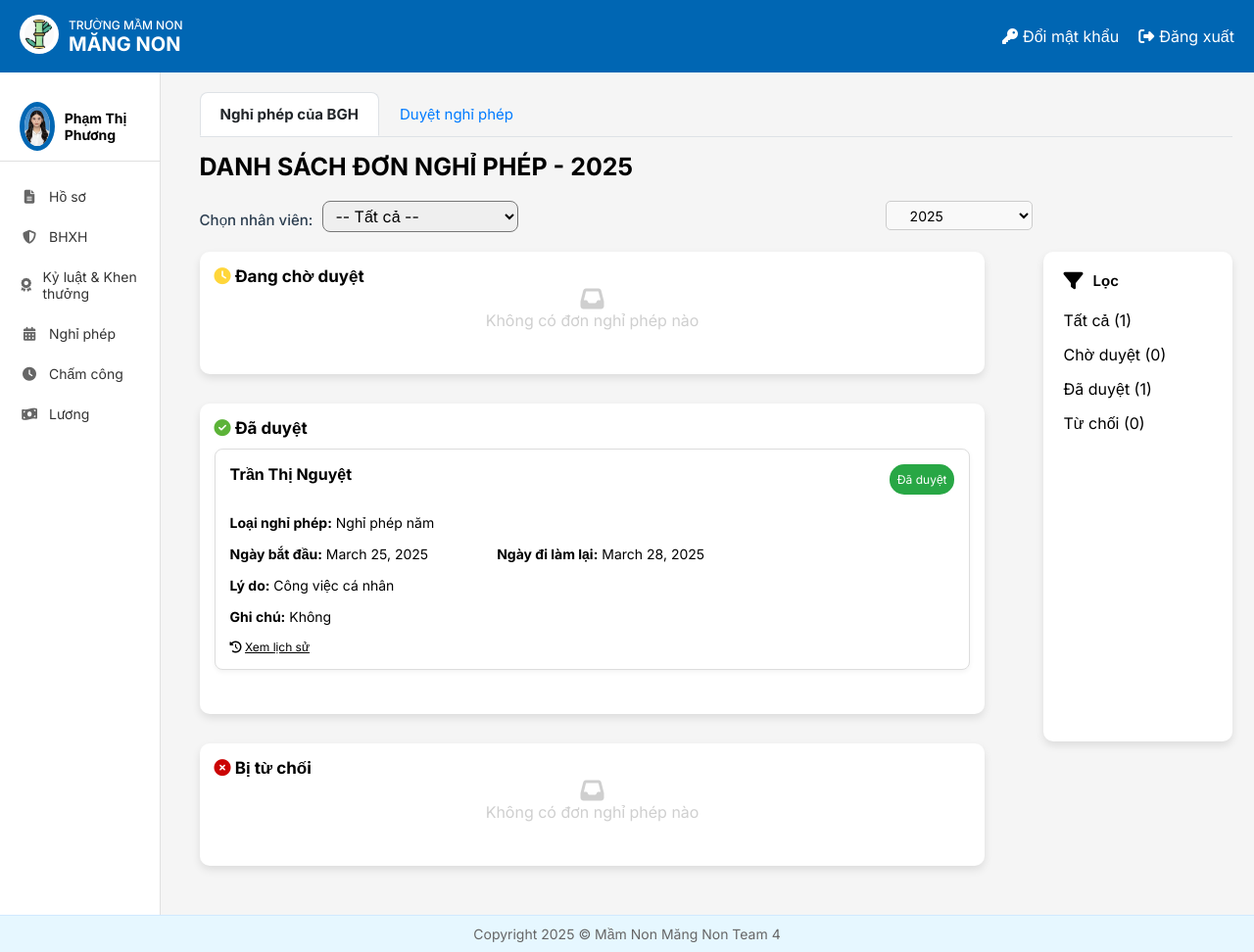
/home/hieutruong/NghiPhep/ (signed in), run on the app's committed database.
### HOME/models.py (models this page shows, shortened)
class NhanVien(models.Model):
 user = models.OneToOneField(User, on_delete=models.CASCADE, unique=True, null=False, related_name='nhanvien_home')
 ten_nv = models.CharField(max_length=100)
 anh_ca_nhan = models.ImageField(upload_to='nhanvien/', null=True, blank=True)
 gioi_tinh = models.CharField(max_length=10, choices=[('2', 'Nam'), ('1', 'Nữ')],default='1')
 ngay_sinh = models.DateField(null=True)
 vi_tri_cong_viec = models.CharField(max_length=100, blank=True, null=True)
 to_phong_ban = models.CharField(max_length=50, choices=TO_PHONG_BAN_CHOICES)
 trinh_do_hoc_van = models.CharField(max_length=50, choices=TRINH_DO_HOC_VAN_CHOICES)
 chuyen_nganh = models.CharField(max_length=100, null=True)
 noi_dao_tao = models.CharField(max_length=100)
 nam_tn = models.IntegerField(null=True)
 ngay_cap = models.DateField(null=True)
 noi_cap = models.CharField(max_length=100)
 dia_chi_tam_tru = models.TextField(null=True)
 chuc_vu = models.CharField(max_length=150, null=True)
 so_dien_thoai = models.CharField(
     max_length=10,
     unique=True)
 email = models.EmailField(unique=True, max_length=50, null=True)
 so_cccd = models.CharField(
     max_length=12,
     unique=True
 )
 phu_caps = models.ManyToManyField(PhuCap, through='PhuCapNhanVien',blank=True)
 class Meta:
     db_table = 'HOME_nhanvien'

class NghiPhep(models.Model):
   nhan_vien = models.ForeignKey(NhanVien, on_delete=models.CASCADE, related_name='nguoi_tao_don')
   loai_nghi = models.CharField(max_length=100)
   ngay_bat_dau = models.DateField(null=True)
   ngay_ket_thuc = models.DateField(null=True)
   ly_do = models.TextField()
   trang_thai_don = models.CharField(max_length=50, default='Đang chờ duyệt')
   ghi_chu = models.TextField(blank=True, null=True)
   ngay_tao_don = models.DateTimeField(null=True)
   ngay_chinh_sua = models.DateTimeField(null=True)
   nguoi_duyet = models.ForeignKey(NhanVien, null = True, on_delete=models.CASCADE, related_name='nguoi_duyet_don')
   ngay_duyet = models.DateField(blank=True, null=True)

### NghiPhep/views.py (the view)
# urls.py: path('home/hieutruong/NghiPhep/', NghiPhep_list_hieutruong, name='DanhSachNP_HT'),#hieutruong
@login_required
@permission_required('HOME.view_edit_list_nghiphep_bgh')
def NghiPhep_list_hieutruong(request):
    nhanvien = get_object_or_404(NhanVien, user=request.user)
    thong_tin = DS_NV_quan_ly(request, nhanvien)
    nhan_vien_quan_ly = thong_tin['nhan_vien_BGH']
    year = request.GET.get('year')
    if year is None:
        year = now().year
    else:
        year = int(year)
    danh_sach = NghiPhep.objects.filter(nhan_vien__in=nhan_vien_quan_ly, ngay_tao_don__year=year).order_by('-ngay_tao_don')
    status_labels = ['Đang chờ duyệt', 'Đã duyệt', 'Bị từ chối']
    nghiphep_list = {}
    for status in status_labels:
        nghiphep_list[status] = NghiPhep.objects.filter(trang_thai_don=status, ngay_tao_don__year=year,
                                                        nhan_vien__in=nhan_vien_quan_ly).order_by('-ngay_tao_don')
    formghichu = Ghichu(request.GET)
    context = {
        'nghiphep': nghiphep_list,
        'formghichu': formghichu,
        **DS_NV_quan_ly(request, nhanvien),
        'so_don': danh_sach.count(),
        'so_don_dang_duyet': danh_sach.filter(trang_thai_don='Đang chờ duyệt'),
        'so_don_da_duyet': danh_sach.filter(trang_thai_don='Đã duyệt'),
        'so_don_dang_bi_tu_choi': danh_sach.filter(trang_thai_don='Bị từ chối'),
        'nhan_vien': nhanvien,
        'nhan_vien_quan_ly': nhan_vien_quan_ly,
    }
    return render(request, 'NghiPhep/NP_list_hieutruong.html', context)

### templates/NghiPhep/NP_list_hieutruong.html (shortened to what this page needs)
{% extends 'NghiPhep/NP_list_admin.html' %}
{% block locdanhsach %}
<div class="ndungloc" style="width:20%; max-height: 500px;">
   <div class="TitleLoc" style="display: flex; gap: 10px; align-items: left;">
        <i class="fa-sharp fa-solid fa-filter" style="font-size: 20px;"></i>
        <p style="margin: 0; font-size: 15px; font-weight: 600;">Lọc</p>
    </div>
    <ul id="dongloc" style="width: 80%; margin-top: 20px; ">
        <li class="loc" >
            <a href="{% url 'DanhSachNP_HT'  %}?year={{ year }}" class="font-bold hover:text-blue-600">
                Tất cả ({{ so_don }})
            </a>
        </li >
        <li class="loc">
            <a href="{% url 'loc_don_nghi_phep_hieutruong' %}?trang_thai=Đang chờ duyệt&year={{ year }}" class=" font-bold hover:text-blue-600">
                Chờ duyệt ({{ so_don_dang_duyet.count }})
            </a>
        </li>
        <li class="loc">
            <a href="{% url 'loc_don_nghi_phep_hieutruong' %}?trang_thai=Đã duyệt&year={{ year }}" class=" font-bold hover:text-blue-600">
                Đã duyệt ({{ so_don_da_duyet.count }})
            </a>
        </li >
        <li class="loc">
            <a href="{% url 'loc_don_nghi_phep_hieutruong' %}?trang_thai=Bị từ chối&year={{ year }}" class=" font-bold hover:text-blue-600">
                Từ chối ({{ so_don_dang_bi_tu_choi.count }})
            </a>
        </li>
    </ul>
</div>
{% endblock %}
{% block header %}
     <form class="Search" action="{% url 'TimKiemNV_HT' %}" style="margin-bottom: 20px">
        <label  style="font-weight: 500; margin-bottom: 0;">Chọn nhân viên:</label>
        <select name="nhan_vien" id="nhan_vien" style="width: 200px; padding: 4px 8px; border-radius: 8px; font-size: 16px;" onchange="this.form.submit()">
            <option value="">-- Tất cả --</option>
          </select>
    </form>
    <form method="get"
          action="{% url 'DanhSachNP_HT' %}"
          style="width:30%; height: 15px" xmlns:nv.id xmlns:nv.id>
            <select name="year" class="form-control" onchange="this.form.submit()"  style="height: 30px; font-size: 14px; padding: 0px 20px;border-radius: 5px;width: 50%;">
                {% for y in years %}
                    <option value="{{ y }}" {% if y == year %}selected{% endif %}>{{ y }}</option>
                {% endfor %}
            </select>
        </form>
{% endblock %}

### templates/NghiPhep/NP_list_admin.html (shortened to what this page needs)
{% extends 'NghiPhep/NP_list.html' %}
{% block content %}
<div class="" >
    <div class="button">
        {% block titleNP %}
        <div class="titleNP" style="width: 70% " onclick="window.location.href='{% url 'DanhSachNP' %}'">DANH SÁCH ĐƠN NGHỈ PHÉP - {{year}}</div>
        {% endblock %}
    </div>
     <div class="Search" style="width: 1000px; display: flex; justify-content: space-between;">
         {% block header %}{% endblock %}
     </div>
    <div class="ndung" style='display: flex; gap: 60px;  '>
            <div class="ndungNP" style="width: 900px">
                {% for status, danh_sach in nghiphep.items %}
                    <div class="card" style="margin-bottom: 30px;width:100%; background-color: #ffffff; padding: 15px; border-radius: 10px; box-shadow: 0px 4px 8px rgba(0, 0, 0, 0.1);">
                        <div class="card-header">
                            <h2 class="card-title">
                                {% if status == 'Đang chờ duyệt' %}
                                    <i class="fas fa-clock status-icon pending" style="color: #FFD63A"></i>
                                {% elif status == 'Đã duyệt' %}
                                    <i class="fas fa-check-circle status-icon approved" style="color: #5CB338"></i>
                                {% elif status == 'Bị từ chối' %}
                                    <i class="fas fa-times-circle status-icon rejected" style="color: #CB0404"></i>
                                {% endif %}
                                {{status}}
                            </h2>
                        </div>
                        <div class="card-body" style="margin-bottom: 30px; ">
                            {% if danh_sach %}
                                <div class="leave-list">
                                    {% for item in danh_sach %}
                                        <div class="leave-item" style="border: 1px solid #ddd;
                                                                border-radius: 8px;
                                                                padding: 15px;
                                                                background-color: #fff;
                                                                box-shadow: 0 2px 5px rgba(0, 0, 0, 0.05);
                                                                margin-bottom: 20px; margin-top: 10px" >
                                            <div class="leave-header" >
                                                <div class="employee-name" style="display: flex; justify-content: space-between;align-item:center">
                                                    <span class="tennhanvien" style="font-size: 16px; font-weight: bold">{{ item.nhan_vien.ten_nv }}</span>
                                                    <span class="badge {% if status == 'Đang chờ duyệt' %}badge-warning{% elif status == 'Đã duyệt' %}badge-success{% else %}badge-danger{% endif %}">
                                                    {{status}}
                                                    </span>
                                                </div>
                                            </div>
                                            <div class="leave-body" style="">
                                                <div class="leave-details" style="margin-top: 20px; font-size: 14px" >
                                                    <div class="detail-group">
                                                        <p><strong >Loại nghỉ phép:</strong> {{item.loai_nghi }}</p>
                                                    </div>
                                                    <div class="detail-group" style="display: flex; gap: 70px">
                                                        <p><strong >Ngày bắt đầu:</strong> {{ item.ngay_bat_dau }}</p>
                                                        <p><strong>Ngày đi làm lại:</strong> {{ item.ngay_ket_thuc }}</p>
                                                    </div>
                                                    <div class="detail-group">
                                                        <p><strong>Lý do:</strong> {{ item.ly_do }}</p>
                                                    </div>
                                                    {% if item.trang_thai_don == 'Đang chờ duyệt' %}
                                                        <div class="detail-group">
                                                            <form method="post" action="{% url 'XulyNP' item.id %}" style="width: 100%;">
                                                                {% csrf_token %}
                                                                <div class="inputghichu">
                                                                    <p><strong>Ghi chú:</strong></p>
                                                                    <textarea style="width: 60%; margin-top: 5px; border: 1px solid #999;border-radius: 5px" name="ghichu" id="id_ghichu" rows="4">{{ formghichu.ghichu.value }}</textarea>
                                                                </div>
                                                                {% if messages %}
                                                                    {% for message in messages %}
                                                                        <div class="alert alert-danger">{{ message }}</div>
                                                                    {% endfor %}
                                                                {% endif %}
                                                                <div class="duyet_tuchoi" style="display: flex; gap: 10px; margin-top: 5px">
                                                                    <button type="submit" name="action" value="duyet" class="btn-duyet">Duyệt</button>
                                                                    <button type="submit" name="action" value="tuchoi" class="btn-tuchoi">Từ chối</button>
                                                                </div>
                                                            </form>
                                                        </div>
                                                    {% else %}
                                                        <div class="detail-group">
                                                            <p><strong>Ghi chú:</strong> {{ item.ghi_chu|default:"Không" }}</p>
                                                        </div>
                                                    {% endif %}
                                                </div>
                                            </div>
                                            <div class="np-card-footer">
                                                <div style=" ">
                                                    <i class="fa-solid fa-clock-rotate-left" style="size: 14px"></i>
                                                    <a onclick="toggleHistory({{ item.id }})" class="historylink" style="text-decoration: underline"> Xem lịch sử</a>
                                                </div>
                                            </div>
                                        </div>
                                    {% endfor %}
                                </div>
                            {% else %}
                                <div class="empty-state">
                                    <i class="fas fa-inbox" style="font-size: 24px"></i>
                                    <p>Không có đơn nghỉ phép nào</p>
                                </div>
                            {% endif %}
                        </div>
                    </div>
                {% endfor %}
            </div>
            {% block locdanhsach %}{% endblock %}
    </div>
</div>
{% endblock %}

### templates/home.html (shortened to what this page needs)
<!DOCTYPE html>
{% load static %}
<html lang="vi">
<head>
    <link rel="stylesheet" href="{% static 'css/style.css' %}">
    <link rel="stylesheet" href="https://cdnjs.cloudflare.com/ajax/libs/font-awesome/6.4.0/css/all.min.css">
</head>
<body>
    <div class="container">
        <header class="header">
            <div class="logo-container">
                <a href="{% url 'home' %}">
                    <img src="{% static 'images/logo.jpg' %}" alt="Logo" class="logo-img">
                </a>
                <div class="logo-text">
                    <div class="school-type">TRƯỜNG MẦM NON</div>
                    <div class="school-name"><b>MĂNG NON</b></div>
                </div>
            </div>
            <div class="header-actions">
                <a href="{% url 'change_password' %}" class="header-link">
                    <i class="fas fa-key"></i> Đổi mật khẩu
                </a>
                <a href="{% url 'logout' %}" class="header-link">
                    <i class="fas fa-sign-out-alt"></i> Đăng xuất
                </a>
            </div>
        </header>
        <div class="content">
            <aside class="sidebar">
                <div class="user-profile">
                    <div class="avatar_home">
                        <img src="{{ nhan_vien.anh_ca_nhan.url }}" alt="User Avatar">
                    </div>
                    <div class="user-info">
                        {% if request.user.is_authenticated %}
                            <div class="user-name">{{ nhan_vien.ten_nv }}</div>
                        {% endif %}
                    </div>
                </div>
                <nav class="sidebar-nav">
                    <a href="{% url 'Redirect_hoso_view' %}" class="nav-item"><i class="fas fa-file-alt"></i> Hồ sơ</a>
                    <a href="{% url 'redirectBHXH' %}" class="nav-item"><i class="fas fa-shield-alt"></i> BHXH</a>
                    <a href="{% url 'ky_luat_khen_thuong' %}" class="nav-item"><i class="fas fa-award"></i> Kỷ luật & Khen thưởng</a>
                    <a href="{% url 'DanhSachNP_redirect' %}" class="nav-item"><i class="fas fa-calendar-alt"></i> Nghỉ phép</a>
                    <a href="{% url 'cham_cong' %}" class="nav-item"><i class="fas fa-clock"></i> Chấm công</a>
                    <a href="{% url 'chuyen_huong_luong' %}" class="nav-item"><i class="fas fa-money-bill-wave"></i> Lương</a>
                </nav>
            </aside>
            {% block page_background %}{% endblock %}
        </div>
        <footer class="footer">
            <p>Copyright 2025 © Mầm Non Măng Non Team 4</p>
        </footer>
    </div>
</body>
</html>

### data on the page
NhanVien: anh_ca_nhan (picture), ten_nv "Phạm Thị Phương"
NghiPhep: nhan_vien.ten_nv "Trần Thị Nguyệt", trang_thai_don "Đã duyệt", loai_nghi "Nghỉ phép năm", ngay_bat_dau "March 25, 2025", ngay_ket_thuc "March 28, 2025", ly_do "Công việc cá nhân", ghi_chu "Không"

### other printed values
{{ year }} "2025"
{{ status }} "Đang chờ duyệt" "Đã duyệt" "Bị từ chối"
{{ so_don }} "1"
{{ so_don_dang_duyet.count }} "0"
{{ so_don_da_duyet.count }} "1"
{{ so_don_dang_bi_tu_choi.count }} "0"
form field year "2025"
